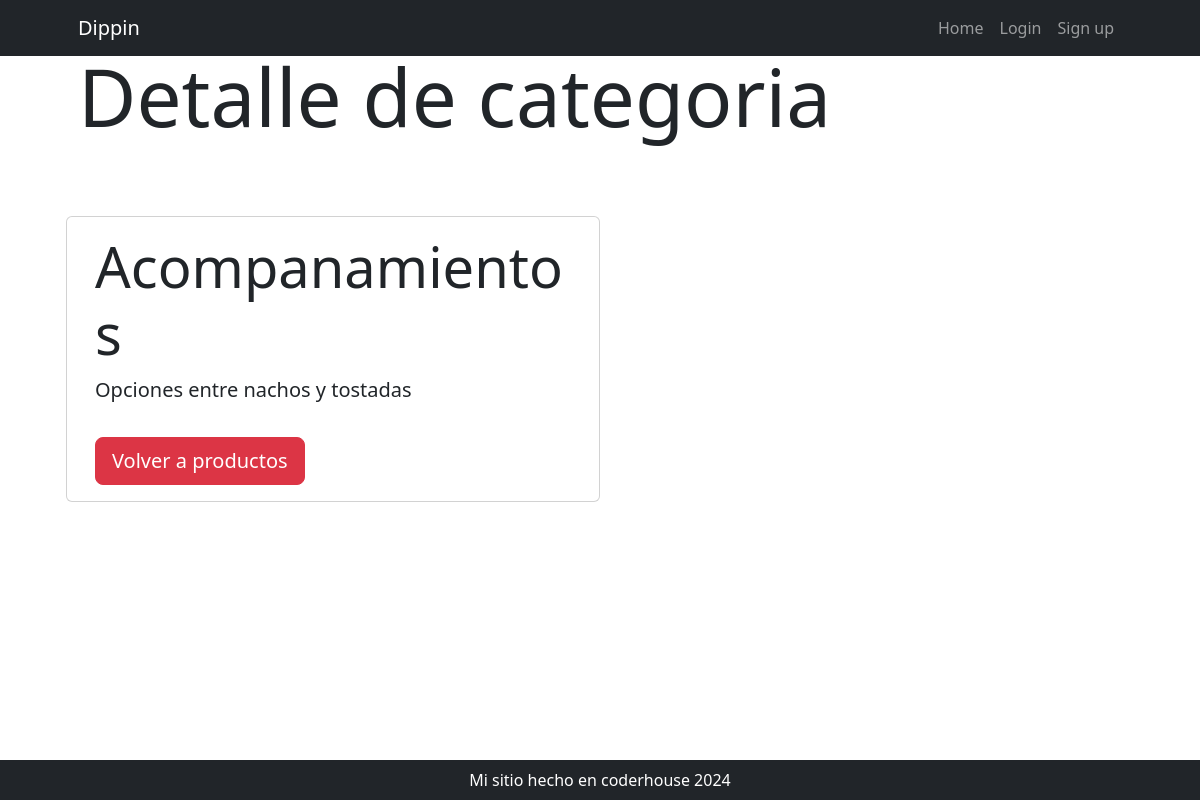
The app's page /producto/categoria/detail/4 with its own data.
### producto/models.py (models this page shows, shortened)
class ProductoCategoria(models.Model):
    nombre = models.CharField(max_length=200, unique=True)
    descripcion = models.CharField(max_length=250, null=True, blank = True, verbose_name="descripcion")
    class Meta:
        verbose_name="categoria de productos"
        verbose_name_plural="categorias de productos"

### producto/views.py (the view)
# urls.py: path("categoria/detail/<int:pk>", views.categoria_detail, name="categoria_detail"),
def categoria_detail(request, pk: int):
    query = models.ProductoCategoria.objects.get(id=pk)
    return render(request, "producto/categoria_detail.html", {"categoria": query})

### producto/templates/producto/categoria_detail.html
{% extends 'core/base.html' %}
{% block titulo %}
    {% include 'core/components/titulo1.html' with titulo="Detalle de categoria" %}
{% endblock titulo %}
{% block contenido %}
    <div class="row row-cols-1 row-cols-md-2">
        <div class="card my-3">
            <div class="card-body">
                <h2 class="card-title display-4">{{ categoria.nombre }}</h2>
                {% if categoria.descripcion %}
                    <p class="card-text lead">{{ categoria.descripcion }}</p>
                {% else %}
                    <p class="card-text">categoria sin descripción.</p>
                {% endif %}
                <a href="{% url 'producto:home' %}" class="btn btn-danger btn-lg mt-3 ">Volver a productos</a>
            </div>
        </div>
    </div>
    <div class="row align-items-center my-5">
        <h1 class="pb-lg-3 text-primary fs-2">
        </h1>
    </div>
{% endblock contenido %}

### records on screen
ProductoCategoria: nombre "Acompanamientos", descripcion "Opciones entre nachos y tostadas"

### other values on screen
{{ titulo }} "Detalle de categoria"
